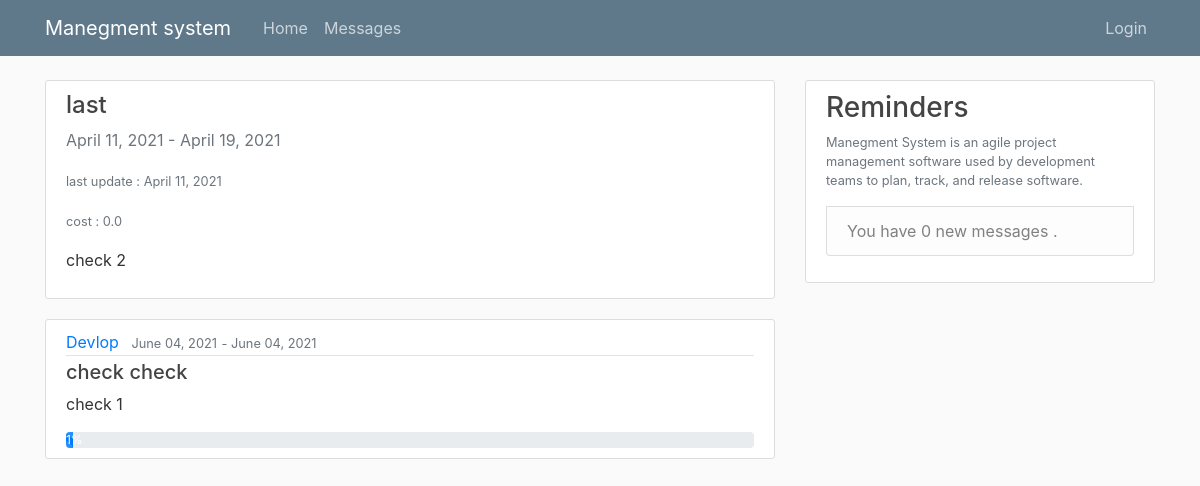
/Devlop/35/, run on an earlier commit of the app's database.
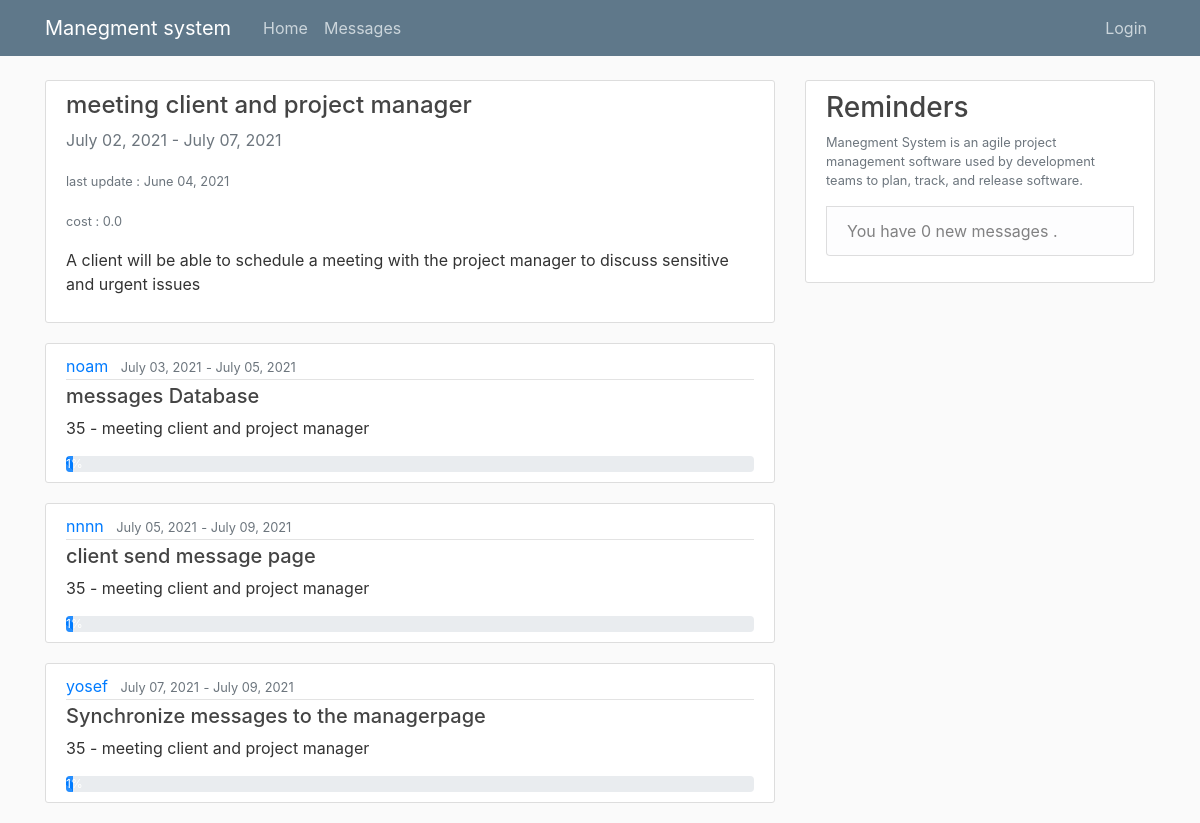
And on a later commit of the database.
### work/models.py (models this page shows, shortened)
class Task(models.Model):
    startTime = models.DateField(null=False)
    endTime = models.DateField(null=False)
    inCharge = models.ForeignKey(User, on_delete=models.CASCADE)
    workDone = models.IntegerField(default=0, validators=[MaxValueValidator(100), MinValueValidator(0)])
    lastUpdate = models.DateTimeField(null=False)
    cost = models.FloatField(null=False, default=0)
    TaskName = models.CharField(max_length=300, null=False)
    Description = models.TextField(max_length=500, null=True)
    projectnum = models.ForeignKey(project, on_delete=models.CASCADE)
    inSprint = models.BooleanField(default=False)

class SubTask(models.Model):
    startTime = models.DateField(null=False)
    endTime = models.DateField(null=False)
    encharge = models.ForeignKey(User, on_delete=models.CASCADE)
    lastUpdate = models.DateTimeField(null=True)
    cost = models.FloatField(null=False, default=0)
    workDone = models.IntegerField(default=1, validators=[MaxValueValidator(100), MinValueValidator(0)])
    skillNeed = models.ForeignKey(skill, on_delete=models.CASCADE)
    TaskName = models.CharField(max_length=300, null=False)
    Description = models.TextField(max_length=500, null=True)
    TaskID = models.ForeignKey(Task, on_delete=models.CASCADE)

### pages/views.py (the view)
# urls.py: path('Devlop/<int:id>/', SubTasksPerTask_view, name='SubTasksPerTask_view'),
def SubTasksPerTask_view(request, id):
    obj = SubTask.objects.filter(TaskID=id)
    obj2 = Task.objects.filter(id=id)
    msgcount = Messages.objects.all().filter(reciver=request.user.id, readConf=False).count()
    return render(request, "SubTasksPerTask.html", {'tasks': obj, 't': obj2, 'msgcount': msgcount})

### templates/SubTasksPerTask.html
{% extends "Base.html" %}
{% block content %}
    {% for task in t %}
        <article class="media content-section">
          <div class="media-body">
            <h4><a class="article-title" href="#">{{ task.TaskName }}</a></h4>
               <a class="text-muted">{{ task.startTime|date:"F d, Y" }}</a>
                <a class="text-muted"> - </a>
              <a class="text-muted">{{ task.endTime|date:"F d, Y" }}</a>
              <p></p><small class="text-muted">last update : {{ task.lastUpdate|date:"F d, Y" }}</small></p>
               <p></p><small class="text-muted">cost : {{ task.cost}}</small></p>
            <p class="article-content">{{ task.Description }}</p>
              </div>
        </article>
    {% endfor %}
    {% for task in tasks %}
        <article class="media content-section">
          <div class="media-body">
            <div class="article-metadata">
              <a class="mr-2" href="#">{{ task.encharge }}</a>
              <small class="text-muted">{{ task.startTime|date:"F d, Y" }}</small>
                <small class="text-muted"> - </small>
              <small class="text-muted">{{ task.endTime|date:"F d, Y" }}</small>
            </div>
            <h5><a class="article-title" href="{% url 'SubTaskComment_view' task.id %}">{{ task.TaskName }}</a></h5>
            <p class="article-content">{{ task.Description }}</p>
              <div class="progress">
            <div class="progress-bar progress-bar-striped progress-bar-animated" role="progressbar"  aria-valuemin="0" aria-valuemax="100" aria-valuenow="0" style="width: {{task.workDone}}%">{{task.workDone}}%</div>
              </div>
              </div>
        </article>
    {% endfor %}
{% endblock content %}

What changed in the data, as far as the page shows it:
no longer on this page (row edited): SubTask: encharge "Devlop", startTime "June 04, 2021", endTime "June 04, 2021", TaskName "check check", Description "check 1", workDone "1"
changed Task: TaskName "last" → "meeting client and project manager"; startTime "April 11, 2021" → "July 02, 2021"; endTime "April 19, 2021" → "July 07, 2021"; lastUpdate "April 11, 2021" → "June 04, 2021"; Description "check 2" → "A client will be able to schedule a meeting with the project manager to discuss sensitive and urgent issues"
added SubTask: encharge "noam", startTime "July 03, 2021", endTime "July 05, 2021", TaskName "messages Database", Description "35 - meeting client and project manager", workDone "1"
added SubTask: encharge "nnnn", startTime "July 05, 2021", endTime "July 09, 2021", TaskName "client send message page", Description "35 - meeting client and project manager", workDone "1"
added SubTask: encharge "yosef", startTime "July 07, 2021", endTime "July 09, 2021", TaskName "Synchronize messages to the managerpage", Description "35 - meeting client and project manager", workDone "1"
